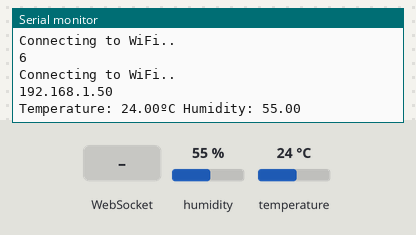
This program was run on a simulated ESP32. On the bench: the last lines printed to the serial monitor. The test bench sets the inputs (shaded band); at power-on: humidity 55 %, temperature 24 °C. WiFi joins after 1.5 s; servers stay silent unless stated.

Above: at 3.2 s.
3.3 s: WebSocket text "1" received
At 4.3 s:
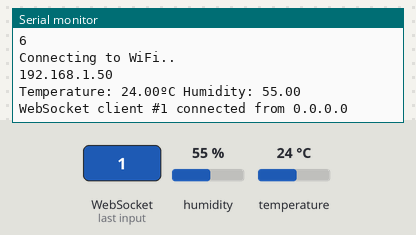
4.8 s: humidity set to 22 %
At 6.0 s:
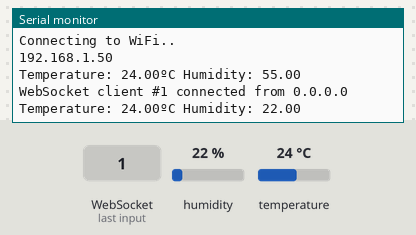
6.3 s: temperature set to 12 °C
7.8 s: humidity set to 40 %
At 9.2 s:
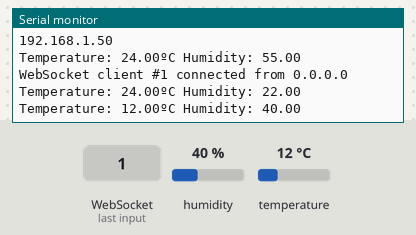

Measured:
- after the input at 3.3 s, the serial monitor: prints a new line at once (image 1)
- after the input at 4.8 s, the serial monitor: prints a new line after 0.25 s (image 2)
- after the input at 7.8 s, the serial monitor: prints a new line after 0.27 s (image 3)

The program:

main.cpp
```cpp
#include <WiFi.h>
#include <AsyncTCP.h>
#include <ESPAsyncWebServer.h>
#include <ArduinoJson.h>
#include "DHT.h"

// DHT 11 initialization
#define DHT11PIN 16
DHT dht(DHT11PIN, DHT11);

// Replace with your network credentials
const char* ssid = "";
const char* password = "";

float temp;
int id;

// Create AsyncWebServer object on port 80
AsyncWebServer server(80);
AsyncWebSocket ws("/ws");

void notifyClients() {
  const uint8_t size = JSON_OBJECT_SIZE(3);
    StaticJsonDocument<size> json;

    json["id"] = id;
    json["data"]["BT"] = temp;

    char data[42];
    size_t len = serializeJson(json, data);
  ws.textAll(data, len);
}

void handleWebSocketMessage(void *arg, uint8_t *data, size_t len) {
    AwsFrameInfo *info = (AwsFrameInfo*)arg;
    if (info->final && info->index == 0 && info->len == len && info->opcode == WS_TEXT) {

        const uint8_t size = JSON_OBJECT_SIZE(3);
        StaticJsonDocument<size> json;
        DeserializationError err = deserializeJson(json, data);
        if (err) {
            Serial.print(F("deserializeJson() failed with code "));
            Serial.println(err.c_str());
            return;
        }

        id = json["id"];
        notifyClients();
    }
}

void onEvent(AsyncWebSocket *server, AsyncWebSocketClient *client, AwsEventType type,
             void *arg, uint8_t *data, size_t len) {
  switch (type) {
    case WS_EVT_CONNECT:
      Serial.printf("WebSocket client #%u connected from %s\n", client->id(), client->remoteIP().toString().c_str());
      break;
    case WS_EVT_DISCONNECT:
      Serial.printf("WebSocket client #%u disconnected\n", client->id());
      break;
    case WS_EVT_DATA:
      handleWebSocketMessage(arg, data, len);
    case WS_EVT_PONG:
    case WS_EVT_ERROR:
      break;
  }
}

void initWebSocket() {
  ws.onEvent(onEvent);
  server.addHandler(&ws);
}

void setup(){
  // Serial port for debugging purposes
  Serial.begin(115200);

  // Connect to Wi-Fi
  WiFi.begin(ssid, password);
  while (WiFi.status() != WL_CONNECTED) {
    Serial.println(WiFi.status());
    delay(1000);
    Serial.println("Connecting to WiFi..");
  }

  // Print ESP Local IP Address
  Serial.println(WiFi.localIP());

  /* Start the DHT11 Sensor */
  dht.begin();

  initWebSocket();

  // Start server
  server.begin();
}

void loop() {
  float humi = dht.readHumidity();
  temp = dht.readTemperature();
  Serial.print("Temperature: ");
  Serial.print(temp);
  Serial.print("ºC ");
  Serial.print("Humidity: ");
  Serial.println(humi);
  // Send temperature every second
  notifyClients();
  delay(3000);

  ws.cleanupClients();
}
```
